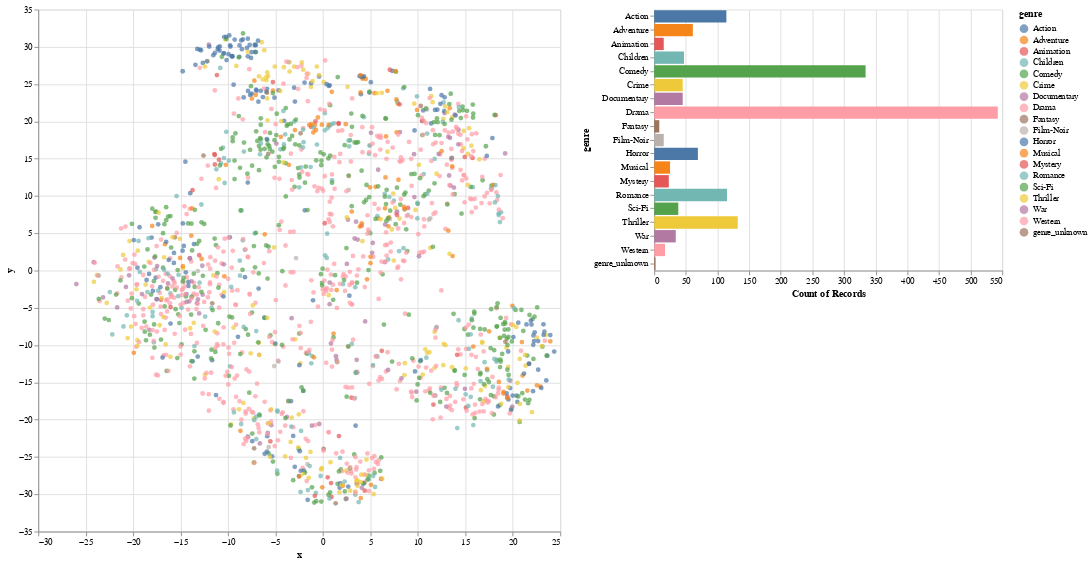

Write notebook code for a chart like this one.
### Code cell
tsne_movie_embeddings(softmax_model)

### Figure 1 — Vega-Lite specification as saved in the notebook (floating-point values rounded to 4 significant figures; data arrays with more than 128 entries replaced by an {"elided": "..."} marker saying what was removed)
{"config": {"view": {"continuousWidth": 400, "continuousHeight": 300}}, "hconcat": [{"layer": [{"mark": "circle", "encoding": {"color": {"condition": {"type": "nominal", "field": "genre", "selection": "selector001"}, "value": "whitesmoke"}, "x": {"type": "quantitative", "field": "x"}, "y": {"type": "quantitative", "field": "y"}}, "height": 600, "selection": {"selector004": {"type": "single", "encodings": ["x", "y"], "on": "mouseover", "nearest": true, "empty": "none"}}, "width": 600}, {"mark": {"type": "text", "align": "left", "dx": 5, "dy": -5}, "encoding": {"text": {"condition": {"type": "nominal", "field": "title", "selection": "selector004"}, "value": ""}, "x": {"type": "quantitative", "field": "x"}, "y": {"type": "quantitative", "field": "y"}}}]}, {"mark": "bar", "encoding": {"color": {"condition": {"type": "nominal", "field": "genre", "selection": "selector001"}, "value": "lightgray"}, "x": {"type": "quantitative", "aggregate": "count"}, "y": {"type": "nominal", "field": "genre"}}, "height": 300, "selection": {"selector001": {"type": "multi", "fields": ["genre"]}}}], "data": {"name": "data-6f2c0b5bdc1293e060f2cfa01cb2f6ce"}, "$schema": "https://vega.github.io/schema/vega-lite/v4.8.1.json", "datasets": {"data-6f2c0b5bdc1293e060f2cfa01cb2f6ce": {"elided": "1682 records"}}}
